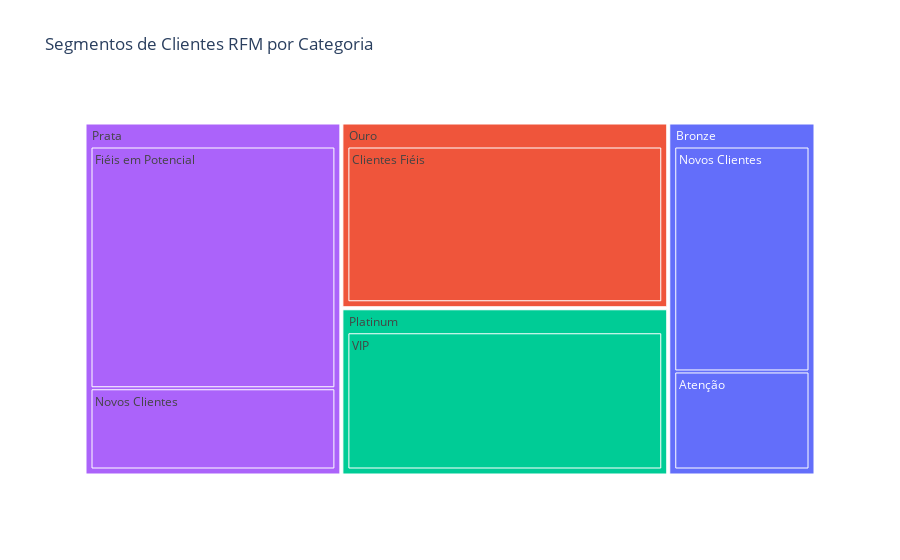

This figure's notebook cell:
### Markdown cell above
## 2.2 Matriz de RFM
Após o cálculo das pontuações de Recência, Frequência e Valor Monetário, construiremos a Matriz RFM, que permitirá classificar e distribuir os clientes de acordo com seus padrões de comportamento de compra.

A partir dessa matriz, os clientes podem ser segmentados nos seguintes grupos:

- **VIP (13–15)**: clientes que compraram recentemente, apresentam alta frequência de compra e elevado valor monetário. Representam os clientes de maior valor para o negócio.
- **Clientes Fiéis (10–12)**: apresentam boa frequência de compra e gasto consistente, embora não estejam necessariamente entre os maiores valores monetários.
- **Fiéis em Potencial (7–9)**: clientes com compras recentes, que já realizaram mais de uma transação e demonstram potencial de aumento no valor gasto.
- **Novos Clientes (4–6)**: realizaram compras recentemente, porém ainda apresentam baixa frequência e menor valor monetário.
- **Atenção  (3)**: clientes com baixa recência (não compram há algum tempo), baixa frequência e baixo valor monetário, indicando risco de churn.

Essa segmentação permite direcionar estratégias específicas para retenção, fidelização e reativação, de acordo com o perfil comportamental de cada grupo.

### Code cell
rfm["Segmento Clientes"] = " "

rfm.loc[rfm["RFM Score"] >= 13, "Segmento Clientes"] = "VIP"
rfm.loc[(rfm["RFM Score"] >= 10) & (rfm["RFM Score"] <= 12), "Segmento Clientes"] = "Clientes Fiéis"
rfm.loc[(rfm["RFM Score"] >= 7) & (rfm["RFM Score"] <= 9), "Segmento Clientes"] = "Fiéis em Potencial"
rfm.loc[(rfm["RFM Score"] >= 4) & (rfm["RFM Score"] <= 6), "Segmento Clientes"] = "Novos Clientes"
rfm.loc[(rfm["RFM Score"] >= 2) & (rfm["RFM Score"] <= 3), "Segmento Clientes"] = "Atenção"

segment_counts = rfm["Segmento Clientes"].value_counts().sort_index()

segment_product_counts = rfm.groupby(["Segmento RFM", "Segmento Clientes"]).size().reset_index(name="Count")

segment_product_counts = segment_product_counts.sort_values("Segmento RFM", ascending=True)

fig_treemap_segment_product = px.treemap(segment_product_counts,
                                         path=["Segmento RFM", "Segmento Clientes"],
                                         values="Count",
                                         color="Segmento RFM",
                                         color_discrete_sequence=px.colors.qualitative.Plotly,
                                         title="Segmentos de Clientes RFM por Categoria")
fig_treemap_segment_product.show()

### Figure 1 — Plotly figure (JSON) as saved in the notebook; plotly's stock layout.template omitted (floating-point values rounded to 4 significant figures)
{"data": [{"branchvalues": "total", "customdata": [["Bronze"], ["Bronze"], ["Bronze"], ["Ouro"], ["Ouro"], ["Platinum"], ["Platinum"], ["Prata"], ["Prata"], ["Prata"]], "domain": {"x": [0, 1], "y": [0, 1]}, "hovertemplate": "labels=%{label}<br>Count=%{value}<br>parent=%{parent}<br>id=%{id}<br>Segmento RFM=%{customdata[0]}<extra></extra>", "ids": ["Bronze/Atenção", "Bronze/Novos Clientes", "Bronze", "Ouro/Clientes Fiéis", "Ouro", "Platinum/VIP", "Platinum", "Prata/Fiéis em Potencial", "Prata/Novos Clientes", "Prata"], "labels": ["Atenção", "Novos Clientes", "Bronze", "Clientes Fiéis", "Ouro", "VIP", "Platinum", "Fiéis em Potencial", "Novos Clientes", "Prata"], "marker": {"colors": ["#636EFA", "#636EFA", "#636EFA", "#EF553B", "#EF553B", "#00CC96", "#00CC96", "#AB63FA", "#AB63FA", "#AB63FA"]}, "name": "", "parents": ["Bronze", "Bronze", "", "Ouro", "", "Platinum", "", "Prata", "Prata", ""], "type": "treemap", "values": [258.0, 592.0, 850.0, 993.0, 993.0, 894.0, 894.0, 1110.0, 373.0, 1483.0]}], "layout": {"legend": {"tracegroupgap": 0}, "title": {"text": "Segmentos de Clientes RFM por Categoria"}, "treemapcolorway": ["#636EFA", "#EF553B", "#00CC96", "#AB63FA", "#FFA15A", "#19D3F3", "#FF6692", "#B6E880", "#FF97FF", "#FECB52"]}}
